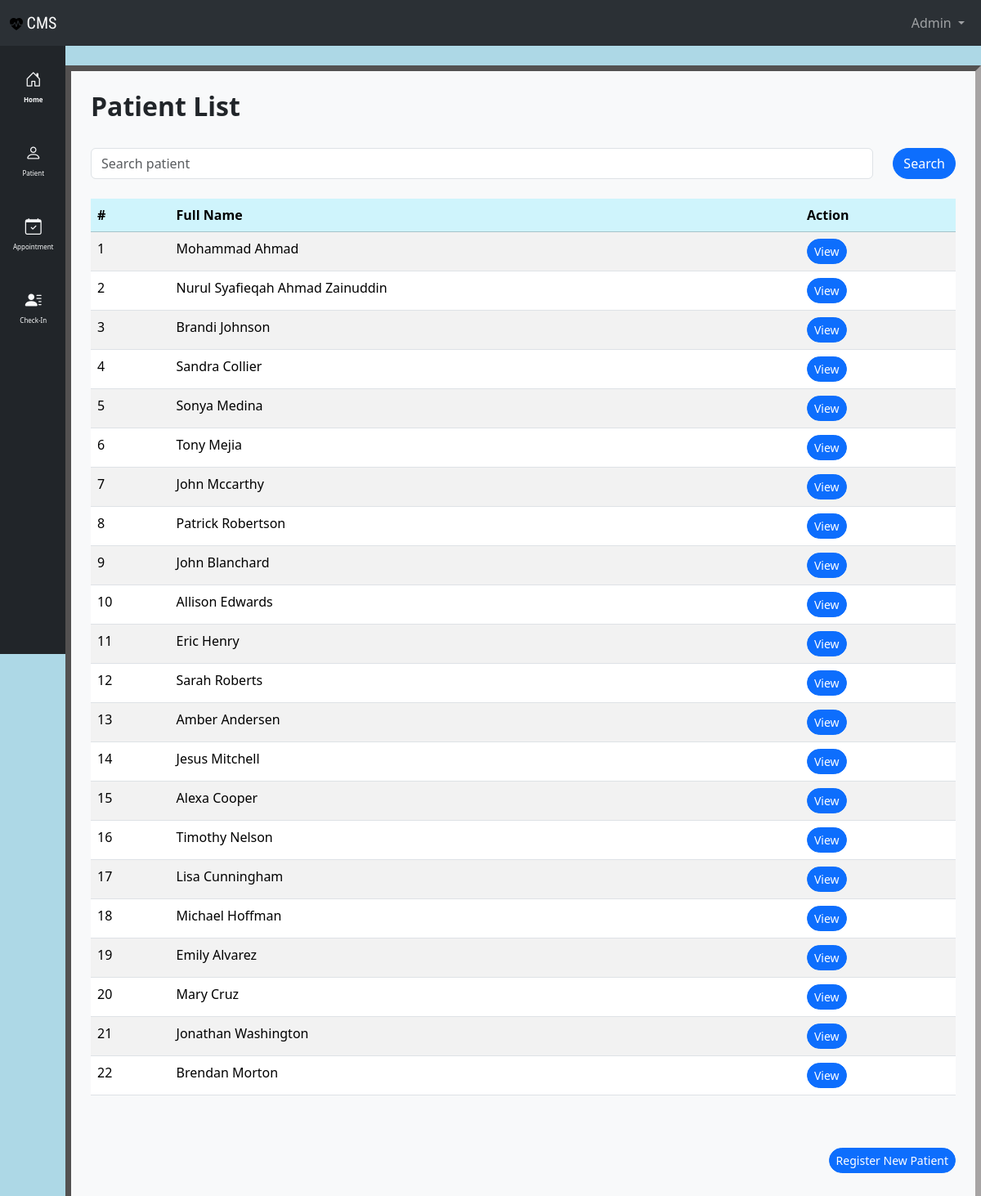
/patient_list/ (signed in), run on the app's committed database.
### clinic/models.py (models this page shows, shortened)
class Patient(models.Model):
    class Meta:
        permissions = [
            ("can_register", "Can register new patient"),
        ]
    title = models.IntegerField(choices=TITLE_CHOICES, default=1, blank=True, null=True)
    first_name = models.CharField(max_length=200)
    last_name = models.CharField(max_length=200)
    ic_number = models.CharField(max_length=12, unique=True)
    email = models.EmailField(max_length=100, null=True, blank=True, unique=True)
    phone_number = models.CharField(max_length=20, unique=True)
    register_date = models.DateTimeField(
        verbose_name="register_date", default=timezone.now
    )

### clinic/views.py (the view)
# urls.py: path("patient_list/", views.patient_list, name="patient_list"),
@login_required
def patient_list(request):
    query = request.GET.get("search", "")
    if query:
        patients = Patient.objects.filter(
            Q(first_name__icontains=query) | Q(last_name__icontains=query)
        )
    else:
        patients = Patient.objects.all()
    context = {
        "patients": patients,
        "search_query": query,
        "title": "Patient List",
    }
    return render(request, "clinic/patient_list.html", context)

### clinic/templates/clinic/patient_list.html
{% extends "clinic/base.html" %}
{% block main %}
<div class="container mt-4">
    <div class="d-flex justify-content-between align-items-center mb-3">
        <h2 class="fw-bold">Patient List</h2>
    </div>
    <div class="container-flex mt-4 pb-4">
        <form method="GET" class="d-flex">
            <input type="text" name="search" value="{{ search_query }}" placeholder="Search patient"
                class="form-control me-4" />
            <button type="submit" class="btn btn-primary rounded-pill">Search</button>
        </form>
    </div>
    <table class="table table-striped" id="patient-list">
        <thead>
            <tr class="table-info">
                <th>#</th>
                <th>Full Name</th>
                <th>Action</th>
            </tr>
        </thead>
        <tbody>
            {% for patient in patients %}
            <tr>
                <td>{{ forloop.counter }}</td>
                <td>{{ patient.first_name|title }} {{ patient.last_name|title }}</td>
                <td>
                    <a href="{% url 'clinic:patient_data' patient.pk %}" class="btn btn-primary rounded-pill btn-sm">
                        View
                    </a>
                </td>
            </tr>
            {% endfor %}
        </tbody>
    </table>
</div>
<div class="container pt-5 text-end">
    <a class="btn rounded-pill btn-primary btn-sm" href="{% url 'clinic:register_patient' %}" role="button">
        Register New Patient
    </a>
</div>
{% endblock %}

### clinic/templates/clinic/nav.html (shortened to what this page needs)
{% load static %}
<nav class="navbar bg-dark navbar-expand-lg bg-body-tertiary" data-bs-theme="dark">
    <div class="container-fluid">
        <a class="navbar-brand main-header-title" href="{% url 'clinic:home' %}"><img
                src="{% static 'clinic/main-logo.svg' %}" alt="logo">
            CMS
        </a>
        <div class="collapse navbar-collapse" id="navbarSupportedContent">
            <ul class="navbar-nav mb-2 mb-lg-0 ms-auto">
                <li class="nav-item dropdown">
                    <a class="nav-link dropdown-toggle" href="#" role="button" data-bs-toggle="dropdown"
                        aria-expanded="false">
                        {{ user.username|title }}
                    </a>
                </li>
            </ul>
        </div>
    </div>
</nav>

### clinic/templates/clinic/head.html (style rules this page uses)
.main-header-title { font-family: "Roboto Condensed", sans-serif; }

### data on the page
Patient: first_name "Mohammad", last_name "Ahmad"
Patient: first_name "Nurul Syafieqah", last_name "Ahmad Zainuddin"
Patient: first_name "Brandi", last_name "Johnson"
Patient: first_name "Sandra", last_name "Collier"
Patient: first_name "Sonya", last_name "Medina"
Patient: first_name "Tony", last_name "Mejia"
Patient: first_name "John", last_name "Mccarthy"
Patient: first_name "Patrick", last_name "Robertson"
Patient: first_name "John", last_name "Blanchard"
Patient: first_name "Allison", last_name "Edwards"
Patient: first_name "Eric", last_name "Henry"
Patient: first_name "Sarah", last_name "Roberts"
Patient: first_name "Amber", last_name "Andersen"
Patient: first_name "Jesus", last_name "Mitchell"
Patient: first_name "Alexa", last_name "Cooper"
Patient: first_name "Timothy", last_name "Nelson"
Patient: first_name "Lisa", last_name "Cunningham"
Patient: first_name "Michael", last_name "Hoffman"
Patient: first_name "Emily", last_name "Alvarez"
Patient: first_name "Mary", last_name "Cruz"
Patient: first_name "Jonathan", last_name "Washington"
Patient: first_name "Brendan", last_name "Morton"

### other printed values
{{ user.username|title }} "Admin"
